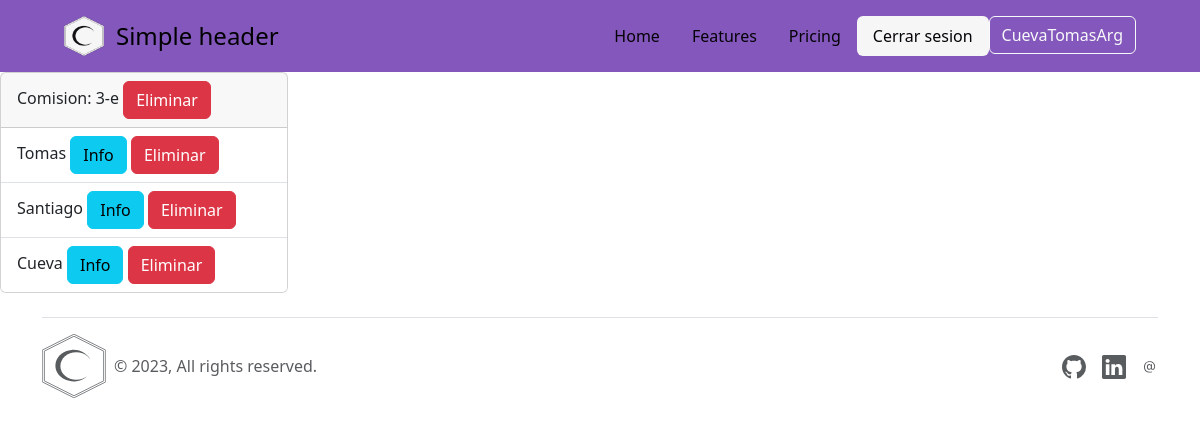
Screenshot of /students/3/ (signed in) with the database file from the repository.
### app/models.py (models this page shows, shortened)
class Commission(models.Model):
    name = models.CharField(max_length = 3)
    school = models.ForeignKey(School, on_delete = models.CASCADE)
    user = models.ForeignKey(User, on_delete = models.CASCADE, blank = True, null = True)

class Student(models.Model):
    name = models.CharField(max_length = 150)
    comission = models.ForeignKey(Commission, on_delete = models.CASCADE)

### app/views.py (the view)
# urls.py: path('students/<int:comission_id>/', StudentView.as_view(), name = 'Student'),
class StudentView(ListView, LoginRequiredMixin):
    template_name = 'students/student.html'
    model = Student
    def get_queryset(self, commission_id):
        id_comission = commission_id
        student_list = Student.objects.filter(comission_id = id_comission)
        return student_list
    def get(self, request, *args, **kwargs):
        students = self.get_queryset(kwargs['comission_id'])
        commission = Commission.objects.get(id = kwargs['comission_id'])
        return render(request, self.template_name, context = {
            'students' : students,
            'comission' : commission
            })

### app/context_processor.py (called while the page is built)
def register_calculated(request):
    mean = 0
    count = 0
    if request.user.is_authenticated:
        if "register" in request.session.keys():
            for key, value in request.session["register"].items():
                if key == "mean":
                    mean = value
                if key == "count":
                    count = value
    return {"mean": mean, "count": count}

### app/templates/students/student.html (shortened to what this page needs)
{% extends 'base/main.html' %}
{% block main %}
<main class = "studentMain">
    <section>
        <div class="card" style="width: 18rem;">
            <div class="card-header">
                Comision: {{comission.name}}
                <a href="{% url 'ComissionDelete' comission.id %}" class="btn btn-danger">Eliminar</a>
              </div>
            <ul class="list-group list-group-flush">
                {% for student in students %}
                    <li class="list-group-item">
                        <span>{{student.name}}</span>
                        <a href="{% url 'StudentUpdate' student.id %}" class="btn btn-info">Info</a>
                        <a href="{% url 'StudentDelete' student.id %}" class="btn btn-danger">Eliminar</a>
                    </li>
                {% endfor %}
            </ul>
          </div>
    </section>
</main>
{% endblock main %}

### app/templates/base/header.html
{% load static %}
<header>
    <div class="d-flex flex-wrap justify-content-center py-3">
      <a href="/" class="d-flex align-items-center mb-3 mb-md-0 me-md-auto link-body-emphasis text-decoration-none">
        <img src="{% static 'multimedia/sea.png' %}" alt="Sea Softwares">
        <span class="fs-4">Simple header</span>
      </a>
      <ul class="nav nav-pills">
        <li class="nav-item"><a href="#" class="nav-link">Home</a></li>
        <li class="nav-item"><a href="#" class="nav-link">Features</a></li>
        <li class="nav-item"><a href="#" class="nav-link">Pricing</a></li>
        <li class="nav-item"><a href="{% url 'Logout' %}" class="nav-link active">Cerrar sesion</a></li>
        <li class="nav-item"><a href="#" class="btn btn-outline-light">{{request.user.username}}</a></li>
      </ul>
    </div>
</header>

### app/static/css/style.css (style rules this page uses)
header { width: 100vw; background-color: #8357BB; margin-right: 0; margin-left: 0; padding: 0px 64px; }
header img { width: 40px; margin-right: 12px; }
header ul li.nav-item a.nav-link { color: #050307; transition: all 0.3s; }
header ul li.nav-item a.nav-link.active { color: #050307; background-color: #F6F6F6; }
* { margin: 0; padding: 0; box-sizing: border-box; }
a { text-decoration: none; }
body { background-color: #F6F6F6; }
ul { list-style-type: none; }

### rows the page displays
Commission: name "3-e"
Student: name "Tomas"
Student: name "Santiago"
Student: name "Cueva"

### other values shown
{{ request.user.username }} "CuevaTomasArg"
